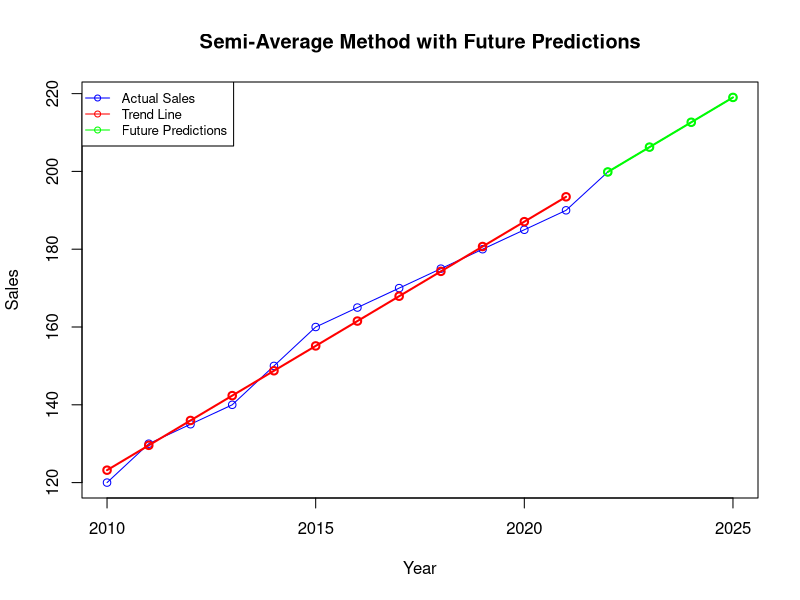

The R script that drew this image:
# Sample data for years and sales
years <- 2010:2021
sales <- c(120, 130, 135, 140, 150, 160, 165, 170, 175, 180, 185, 190)

# Step 1: Split the sales and years data into two halves
n <- length(sales)
half <- floor(n / 2)

# Splitting years and sales into two halves
years_first_half <- years[1:half]
sales_first_half <- sales[1:half]
years_second_half <- years[(half + 1):n]
sales_second_half <- sales[(half + 1):n]

# Step 2: Calculate the average of each half for sales and years
avg_sales_first_half <- mean(sales_first_half)
avg_sales_second_half <- mean(sales_second_half)
avg_years_first_half <- mean(years_first_half)
avg_years_second_half <- mean(years_second_half)

# Step 3: Calculate the slope (m) and intercept (b) for the trend line
slope <- (avg_sales_second_half - avg_sales_first_half) / 
  (avg_years_second_half - avg_years_first_half)
intercept <- avg_sales_first_half - slope * avg_years_first_half

# Generate the trend line for the existing years
trend_line <- slope * years + intercept

# Step 4: Predict future sales
future_years <- 2022:2025  # Extend years as needed
future_trend <- slope * future_years + intercept  # Predicted sales for future years

# Combine existing and predicted data for plotting
all_years <- c(years, future_years)
all_sales <- c(sales, future_trend)

# Plotting the sales data with the trend line and future predictions
plot(all_years, all_sales, type = "o", col = "blue", xlab = "Year", ylab = "Sales",
     main = "Semi-Average Method with Future Predictions")
lines(years, trend_line, type = "o", col = "red", lwd = 2)
lines(future_years, future_trend, type = "o", col = "green", lwd = 2)
legend("topleft", legend = c("Actual Sales", "Trend Line", "Future Predictions"), 
       col = c("blue", "red", "green"), lty = 1, pch = 1, cex = 0.8)

# Display predicted values for future years
data.frame(Year = future_years, Predicted_Sales = future_trend)

